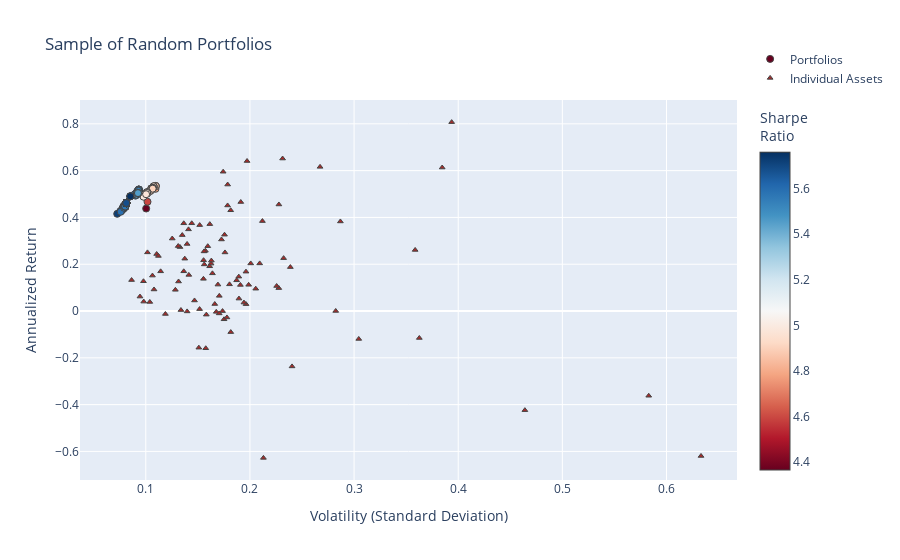

The code cell stored with this chart in its notebook:
### Code cell
fig = go.Figure()

fig.add_trace(go.Scatter(
    x=[p["variance"]**0.5 for p in total_portfolios],  # Convert variance to volatility
    y=[p["return"] for p in total_portfolios],
    mode='markers',
    marker=dict(
        color=[p["sharpe"] for p in total_portfolios],  # Sharpe Ratio
        showscale=True,
        size=7,
        line=dict(width=1),
        colorscale="RdBu",
        colorbar=dict(title="Sharpe<br>Ratio")
    ),
    hoverinfo='text',
    text=[
        f"Return: {p['return']:.3%}<br>Volatility: {p['variance']**0.5:.3f}<br>" +
        f"Sharpe Ratio: {p['return'] / (p['variance']**0.5):.3f}<br>" +
        "<br>".join([f"{p['tickers'][i]}: Weight={p['weights'][i]:.3f}" for i in range(len(p['tickers']))])
        for p in total_portfolios
    ],
    name="Portfolios"
))

fig.add_trace(go.Scatter(
    x=volatility,
    y=annualized_returns,
    mode='markers',
    hoverinfo='text',
    hovertext=[
        f"{name} <br>Volatility: {vol:.3f} <br>Returns: {ret:.3%} <br>Sharpe Ratio: {sr:.3f}"
        for name, vol, ret, sr in zip(names, volatility, annualized_returns, sharpe_ratios)
    ],
    marker=dict(
        color='brown',
        size=5,
        symbol='triangle-up',  # Sets the marker shape to a triangle
        line=dict(width=1)
    ),
    name="Individual Assets"
))

fig.update_layout(
    title='Sample of Random Portfolios',
    xaxis_title='Volatility (Standard Deviation)',
    yaxis_title='Annualized Return',
    legend=dict(y=5
    )
)


fig.show()

### Figure 1 — Plotly figure (JSON) as saved in the notebook; plotly's stock layout.template omitted (floating-point values rounded to 4 significant figures; data arrays with more than 128 entries replaced by an {"elided": "..."} marker saying what was removed)
{"data": [{"hoverinfo": "text", "marker": {"color": {"elided": "301 float values"}, "colorbar": {"title": {"text": "Sharpe<br>Ratio"}}, "colorscale": [[0, "rgb(103,0,31)"], [0.1, "rgb(178,24,43)"], [0.2, "rgb(214,96,77)"], [0.3, "rgb(244,165,130)"], [0.4, "rgb(253,219,199)"], [0.5, "rgb(247,247,247)"], [0.6, "rgb(209,229,240)"], [0.7, "rgb(146,197,222)"], [0.8, "rgb(67,147,195)"], [0.9, "rgb(33,102,172)"], [1, "rgb(5,48,97)"]], "line": {"width": 1}, "showscale": true, "size": 7}, "mode": "markers", "name": "Portfolios", "text": {"elided": "301 str values"}, "type": "scatter", "x": {"elided": "301 float values"}, "y": {"elided": "301 float values"}}, {"hoverinfo": "text", "hovertext": ["BA_Close <br>Volatility: 0.174 <br>Returns: 59.541% <br>Sharpe Ratio: 3.416", "MCD_Close <br>Volatility: 0.136 <br>Returns: 37.497% <br>Sharpe Ratio: 2.748", "T_Close <br>Volatility: 0.175 <br>Returns: -3.526% <br>Sharpe Ratio: -0.201", "SO_Close <br>Volatility: 0.119 <br>Returns: -1.259% <br>Sharpe Ratio: -0.106", "CPB_Close <br>Volatility: 0.240 <br>Returns: -23.666% <br>Sharpe Ratio: -0.984", "UA_Close <br>Volatility: 0.464 <br>Returns: -42.368% <br>Sharpe Ratio: -0.913", "CVX_Close <br>Volatility: 0.141 <br>Returns: 15.444% <br>Sharpe Ratio: 1.093", "VZ_Close <br>Volatility: 0.169 <br>Returns: 11.300% <br>Sharpe Ratio: 0.668", "AAPL_Close <br>Volatility: 0.176 <br>Returns: 25.044% <br>Sharpe Ratio: 1.423", "RTX_Close <br>Volatility: 0.136 <br>Returns: 16.980% <br>Sharpe Ratio: 1.244", "GOOG_Close <br>Volatility: 0.160 <br>Returns: 27.711% <br>Sharpe Ratio: 1.737", "GOOGL_Close <br>Volatility: 0.157 <br>Returns: 25.766% <br>Sharpe Ratio: 1.638", "CMCSA_Close <br>Volatility: 0.206 <br>Returns: 9.549% <br>Sharpe Ratio: 0.465", "XOM_Close <br>Volatility: 0.104 <br>Returns: 3.880% <br>Sharpe Ratio: 0.374", "BAC_Close <br>Volatility: 0.209 <br>Returns: 20.360% <br>Sharpe Ratio: 0.972", "JPM_Close <br>Volatility: 0.156 <br>Returns: 19.920% <br>Sharpe Ratio: 1.276", "ABT_Close <br>Volatility: 0.140 <br>Returns: 28.667% <br>Sharpe Ratio: 2.053", "GE_Close <br>Volatility: 0.213 <br>Returns: -62.754% <br>Sharpe Ratio: -2.947", "PG_Close <br>Volatility: 0.098 <br>Returns: 4.023% <br>Sharpe Ratio: 0.410", "ETN_Close <br>Volatility: 0.155 <br>Returns: 13.763% <br>Sharpe Ratio: 0.886", "ACN_Close <br>Volatility: 0.133 <br>Returns: 27.346% <br>Sharpe Ratio: 2.059", "UNH_Close <br>Volatility: 0.141 <br>Returns: 34.904% <br>Sharpe Ratio: 2.475", "BABA_Close <br>Volatility: 0.267 <br>Returns: 61.610% <br>Sharpe Ratio: 2.305", "LMT_Close <br>Volatility: 0.110 <br>Returns: 24.360% <br>Sharpe Ratio: 2.206", "COST_Close <br>Volatility: 0.199 <br>Returns: 11.207% <br>Sharpe Ratio: 0.564", "SYY_Close <br>Volatility: 0.161 <br>Returns: 19.125% <br>Sharpe Ratio: 1.185", "BMY_Close <br>Volatility: 0.180 <br>Returns: 11.411% <br>Sharpe Ratio: 0.633", "RMD_Close <br>Volatility: 0.201 <br>Returns: 20.344% <br>Sharpe Ratio: 1.013", "SNAP_Close <br>Volatility: 0.633 <br>Returns: -61.938% <br>Sharpe Ratio: -0.978", "IBM_Close <br>Volatility: 0.158 <br>Returns: -15.905% <br>Sharpe Ratio: -1.009", "DUK_Close <br>Volatility: 0.094 <br>Returns: 6.184% <br>Sharpe Ratio: 0.655", "MMM_Close <br>Volatility: 0.131 <br>Returns: 27.772% <br>Sharpe Ratio: 2.118", "NVDA_Close <br>Volatility: 0.394 <br>Returns: 80.734% <br>Sharpe Ratio: 2.051", "CSCO_Close <br>Volatility: 0.164 <br>Returns: 16.111% <br>Sharpe Ratio: 0.982", "EMR_Close <br>Volatility: 0.163 <br>Returns: 20.267% <br>Sharpe Ratio: 1.246", "INTC_Close <br>Volatility: 0.176 <br>Returns: 32.628% <br>Sharpe Ratio: 1.858", "REGN_Close <br>Volatility: 0.282 <br>Returns: 0.032% <br>Sharpe Ratio: 0.001", "MA_Close <br>Volatility: 0.144 <br>Returns: 37.500% <br>Sharpe Ratio: 2.602", "GIS_Close <br>Volatility: 0.174 <br>Returns: -0.030% <br>Sharpe Ratio: -0.002", "GM_Close <br>Volatility: 0.189 <br>Returns: 14.706% <br>Sharpe Ratio: 0.777", "LLY_Close <br>Volatility: 0.147 <br>Returns: 4.513% <br>Sharpe Ratio: 0.308", "CRM_Close <br>Volatility: 0.156 <br>Returns: 25.484% <br>Sharpe Ratio: 1.634", "BIIB_Close <br>Volatility: 0.228 <br>Returns: 9.799% <br>Sharpe Ratio: 0.430", "KO_Close <br>Volatility: 0.086 <br>Returns: 13.237% <br>Sharpe Ratio: 1.533", "WFC_Close <br>Volatility: 0.171 <br>Returns: 6.484% <br>Sharpe Ratio: 0.380", "DIS_Close <br>Volatility: 0.158 <br>Returns: -1.539% <br>Sharpe Ratio: -0.097", "AMZN_Close <br>Volatility: 0.212 <br>Returns: 38.442% <br>Sharpe Ratio: 1.813", "EXC_Close <br>Volatility: 0.131 <br>Returns: 12.626% <br>Sharpe Ratio: 0.960", "NEE_Close <br>Volatility: 0.112 <br>Returns: 23.547% <br>Sharpe Ratio: 2.101", "PFE_Close <br>Volatility: 0.108 <br>Returns: 9.217% <br>Sharpe Ratio: 0.854", "DHR_Close <br>Volatility: 0.128 <br>Returns: 9.067% <br>Sharpe Ratio: 0.706", "GS_Close <br>Volatility: 0.196 <br>Returns: 2.945% <br>Sharpe Ratio: 0.150", "NFLX_Close <br>Volatility: 0.287 <br>Returns: 38.281% <br>Sharpe Ratio: 1.334", "F_Close <br>Volatility: 0.166 <br>Returns: 2.996% <br>Sharpe Ratio: 0.180", "HON_Close <br>Volatility: 0.102 <br>Returns: 25.067% <br>Sharpe Ratio: 2.467", "ZBH_Close <br>Volatility: 0.194 <br>Returns: 3.617% <br>Sharpe Ratio: 0.186", "TXN_Close <br>Volatility: 0.161 <br>Returns: 37.142% <br>Sharpe Ratio: 2.300", "SYK_Close <br>Volatility: 0.155 <br>Returns: 21.732% <br>Sharpe Ratio: 1.398", "PYPL_Close <br>Volatility: 0.231 <br>Returns: 65.170% <br>Sharpe Ratio: 2.817", "WMT_Close <br>Volatility: 0.182 <br>Returns: 43.058% <br>Sharpe Ratio: 2.372", "SAP_Close <br>Volatility: 0.137 <br>Returns: 22.379% <br>Sharpe Ratio: 1.628", "CAT_Close <br>Volatility: 0.197 <br>Returns: 64.107% <br>Sharpe Ratio: 3.250", "KR_Close <br>Volatility: 0.363 <br>Returns: -11.512% <br>Sharpe Ratio: -0.317", "EW_Close <br>Volatility: 0.232 <br>Returns: 22.603% <br>Sharpe Ratio: 0.973", "MO_Close <br>Volatility: 0.178 <br>Returns: -2.746% <br>Sharpe Ratio: -0.154", "AMGN_Close <br>Volatility: 0.168 <br>Returns: -0.355% <br>Sharpe Ratio: -0.021", "SRE_Close <br>Volatility: 0.134 <br>Returns: 0.416% <br>Sharpe Ratio: 0.031", "NKE_Close <br>Volatility: 0.226 <br>Returns: 10.695% <br>Sharpe Ratio: 0.474", "MSFT_Close <br>Volatility: 0.152 <br>Returns: 36.718% <br>Sharpe Ratio: 2.419", "JNJ_Close <br>Volatility: 0.114 <br>Returns: 16.968% <br>Sharpe Ratio: 1.485", "ADBE_Close <br>Volatility: 0.228 <br>Returns: 45.540% <br>Sharpe Ratio: 1.999", "HD_Close <br>Volatility: 0.135 <br>Returns: 32.454% <br>Sharpe Ratio: 2.404", "K_Close <br>Volatility: 0.182 <br>Returns: -9.007% <br>Sharpe Ratio: -0.496", "BSX_Close <br>Volatility: 0.170 <br>Returns: -1.012% <br>Sharpe Ratio: -0.059", "AEP_Close <br>Volatility: 0.106 <br>Returns: 15.149% <br>Sharpe Ratio: 1.424", "MDT_Close <br>Volatility: 0.152 <br>Returns: 0.821% <br>Sharpe Ratio: 0.054", "ABBV_Close <br>Volatility: 0.179 <br>Returns: 54.051% <br>Sharpe Ratio: 3.026", "QCOM_Close <br>Volatility: 0.239 <br>Returns: 18.777% <br>Sharpe Ratio: 0.786", "DE_Close <br>Volatility: 0.179 <br>Returns: 45.118% <br>Sharpe Ratio: 2.527", "MS_Close <br>Volatility: 0.196 <br>Returns: 16.831% <br>Sharpe Ratio: 0.858", "GILD_Close <br>Volatility: 0.189 <br>Returns: 5.321% <br>Sharpe Ratio: 0.281", "VRTX_Close <br>Volatility: 0.385 <br>Returns: 61.334% <br>Sharpe Ratio: 1.595", "TSLA_Close <br>Volatility: 0.359 <br>Returns: 26.105% <br>Sharpe Ratio: 0.728", "PM_Close <br>Volatility: 0.140 <br>Returns: -0.165% <br>Sharpe Ratio: -0.012", "META_Close <br>Volatility: 0.173 <br>Returns: 30.584% <br>Sharpe Ratio: 1.771", "V_Close <br>Volatility: 0.125 <br>Returns: 30.982% <br>Sharpe Ratio: 2.471", "ORCL_Close <br>Volatility: 0.187 <br>Returns: 13.134% <br>Sharpe Ratio: 0.701", "TMO_Close <br>Volatility: 0.163 <br>Returns: 21.553% <br>Sharpe Ratio: 1.323", "RDY_Close <br>Volatility: 0.304 <br>Returns: -11.923% <br>Sharpe Ratio: -0.392", "BTI_Close <br>Volatility: 0.191 <br>Returns: 11.154% <br>Sharpe Ratio: 0.584", "MRK_Close <br>Volatility: 0.151 <br>Returns: -15.661% <br>Sharpe Ratio: -1.038", "AMD_Close <br>Volatility: 0.583 <br>Returns: -36.203% <br>Sharpe Ratio: -0.621", "PEP_Close <br>Volatility: 0.098 <br>Returns: 12.729% <br>Sharpe Ratio: 1.302", "ISRG_Close <br>Volatility: 0.191 <br>Returns: 46.587% <br>Sharpe Ratio: 2.436"], "marker": {"color": "brown", "line": {"width": 1}, "size": 5, "symbol": "triangle-up"}, "mode": "markers", "name": "Individual Assets", "type": "scatter", "x": [0.1743, 0.1365, 0.1751, 0.1188, 0.2404, 0.464, 0.1413, 0.1693, 0.176, 0.1365, 0.1595, 0.1573, 0.2056, 0.1039, 0.2094, 0.1562, 0.1397, 0.213, 0.09803, 0.1554, 0.1328, 0.141, 0.2673, 0.1104, 0.1988, 0.1614, 0.1804, 0.2008, 0.6332, 0.1576, 0.09441, 0.1311, 0.3937, 0.164, 0.1627, 0.1756, 0.2824, 0.1441, 0.1737, 0.1893, 0.1468, 0.1559, 0.2277, 0.08636, 0.1706, 0.1581, 0.212, 0.1315, 0.1121, 0.1079, 0.1284, 0.1963, 0.2869, 0.1662, 0.1016, 0.1943, 0.1615, 0.1555, 0.2314, 0.1815, 0.1374, 0.1972, 0.3627, 0.2323, 0.1779, 0.1677, 0.1338, 0.2257, 0.1518, 0.1143, 0.2278, 0.135, 0.1816, 0.1705, 0.1064, 0.1517, 0.1786, 0.2388, 0.1786, 0.1962, 0.1895, 0.3846, 0.3586, 0.1397, 0.1727, 0.1254, 0.1872, 0.163, 0.3045, 0.1908, 0.1509, 0.5829, 0.09778, 0.1912], "y": [0.5954, 0.375, -0.03526, -0.01259, -0.2367, -0.4237, 0.1544, 0.113, 0.2504, 0.1698, 0.2771, 0.2577, 0.09549, 0.0388, 0.2036, 0.1992, 0.2867, -0.6275, 0.04023, 0.1376, 0.2735, 0.349, 0.6161, 0.2436, 0.1121, 0.1912, 0.1141, 0.2034, -0.6194, -0.159, 0.06184, 0.2777, 0.8073, 0.1611, 0.2027, 0.3263, 0.0003193, 0.375, -0.0003004, 0.1471, 0.04513, 0.2548, 0.09799, 0.1324, 0.06484, -0.01539, 0.3844, 0.1263, 0.2355, 0.09217, 0.09067, 0.02945, 0.3828, 0.02996, 0.2507, 0.03617, 0.3714, 0.2173, 0.6517, 0.4306, 0.2238, 0.6411, -0.1151, 0.226, -0.02746, -0.003551, 0.004162, 0.107, 0.3672, 0.1697, 0.4554, 0.3245, -0.09007, -0.01012, 0.1515, 0.008205, 0.5405, 0.1878, 0.4512, 0.1683, 0.05321, 0.6133, 0.261, -0.001647, 0.3058, 0.3098, 0.1313, 0.2155, -0.1192, 0.1115, -0.1566, -0.362, 0.1273, 0.4659]}], "layout": {"legend": {"y": 5}, "title": {"text": "Sample of Random Portfolios"}, "xaxis": {"title": {"text": "Volatility (Standard Deviation)"}}, "yaxis": {"title": {"text": "Annualized Return"}}}}
